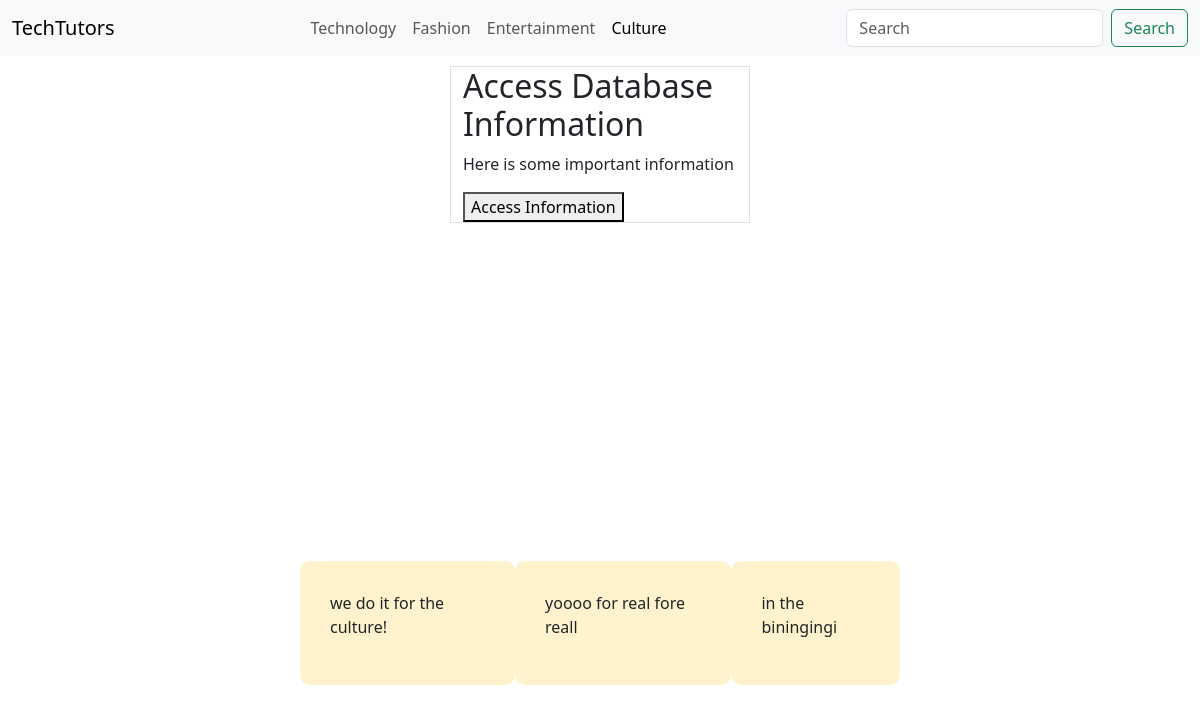
The page /culture on the database its author committed.
### app.py (models this page shows, shortened)
class Category(db.Model):
    id = db.Column(db.Integer, primary_key=True)
    name = db.Column(db.String(50), nullable=False, unique=True)

class Bitcontent(db.Model):
    id = db.Column(db.Integer, primary_key=True)
    content = db.Column(db.String(200))
    category_name = db.Column(db.String(50), db.ForeignKey(
        "category.name"), nullable=False)
    category = db.relationship(
        "Category", backref=db.backref("bitcontent", lazy=True))

### app.py (the view, shortened to what this page needs)
@app.route("/<category_name>")
def display_category(category_name):
    category_data = get_categories(category_name.lower())
    bitcontent = get_bitcontent(category_name)
    template_name = category_name + ".html"
    template_dir = basedir + '/'+app.template_folder
    if os.path.exists(template_dir + "/" + template_name):
        if category_data:
            print("HERE YOU GOOOO:", template_dir)
            return render_template(template_name, categories=categories_list, data=bitcontent)
        else:
            return "Category not found", 404

### app.py (called while the page is built)
@app.route("/api/categories", methods=["GET"])
def get_categories(category_name=None):
    categories = Category.query.all()
    response = categories_schema.dump(categories)
    result = jsonify(response)
    data = result.get_json()
    return data

@app.route("/api/bitcontent/<category_name>", methods=["GET"])
def get_bitcontent(category_name):
    if category_name:
        print("yo00000!!!!!!!! bitcontent: ")
        bitcontent = Bitcontent.query.filter_by(
            category_name=category_name).all()
        print("yo00000!!!!!!!! bitcontent: ", bitcontent)
        response = bitcontents_schema.dump(bitcontent)
        result = jsonify(response)
        data = result.get_json()
        return data
    else:
        return "No content for the category", 404

### templates/culture.html (shortened to what this page needs)
{% extends "base.html" %}
{% block content %}
<div class="content-container">
    {%for each in data:%}
    <div class="centered  bg-warning-subtle">
        <p class="">{{each.content}}</p>
    </div>
    {%endfor%}
</div>
{% endblock %}

### templates/base.html (shortened to what this page needs)
<!DOCTYPE html>
<html lang="en">
<head>
    <link rel="stylesheet" href="{{url_for('static', filename='css/styles.css')}}">
    <link href="https://cdn.jsdelivr.net/npm/bootstrap@5.3.1/dist/css/bootstrap.min.css" rel="stylesheet"
>
</head>
<body class="mt-3">
<body class="mt-3">
    <header>
        <nav class="navbar navbar-expand-lg bg-body-tertiary  fixed-top">
            <div class="container-fluid">
                <div class="collapse navbar-collapse " id="navbarTogglerDemo01">
                    <a class="navbar-brand" href="home">TechTutors</a>
                    <ul class="navbar-nav m-auto mb-2 mb-lg-0">
                        {%for each in categories: %}
                        <li class="nav-item">
                            <a class="nav-link" href="{{each|lower}}">
                                {{each}}
                            </a>
                        </li>
                        {%endfor%}
                    </ul>
                    <form class="d-flex" role="search">
                        <input class="form-control me-2" type="search" placeholder="Search" aria-label="Search">
                        <button class="btn btn-outline-success" type="submit">Search</button>
                    </form>
                </div>
            </div>
        </nav>
    </header>
    <div class="container-fluid w-25 border">
        <h2>Access Database Information</h2>
        <p>Here is some important information</p>
        <button class="info-button" onclick="getinfo()">Access Information</button>
    </div>
    {% block content %} {% endblock %}
</body>
</html>

### static/css/styles.css (style rules this page uses)
body { padding-top: 50px; scroll-behavior: smooth; overflow-y: hidden; }
* { box-sizing: border-box; }
.content-container { width: 70%; margin: 0 auto; display: flex; justify-content: center; align-items: center; height: 100vh; box-sizing: border-box; }
.content-container .centered { margin: 0 auto; padding: 30px; border-radius: 10px; }
@media (min-width: 768px) { .content-container { width: 50%; } }

### rows shown on the page
Category: name "Technology"
Category: name "Fashion"
Category: name "Entertainment"
Bitcontent: content "we do it for the culture!"
Bitcontent: content "yoooo for real fore reall"
Bitcontent: content "in the biningingi"

### other values the page prints
{{ each }} "Culture"
